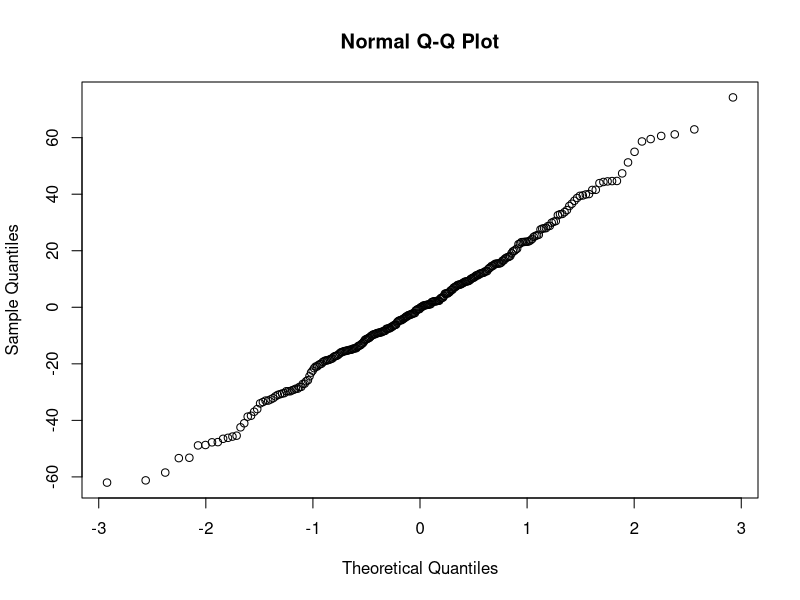
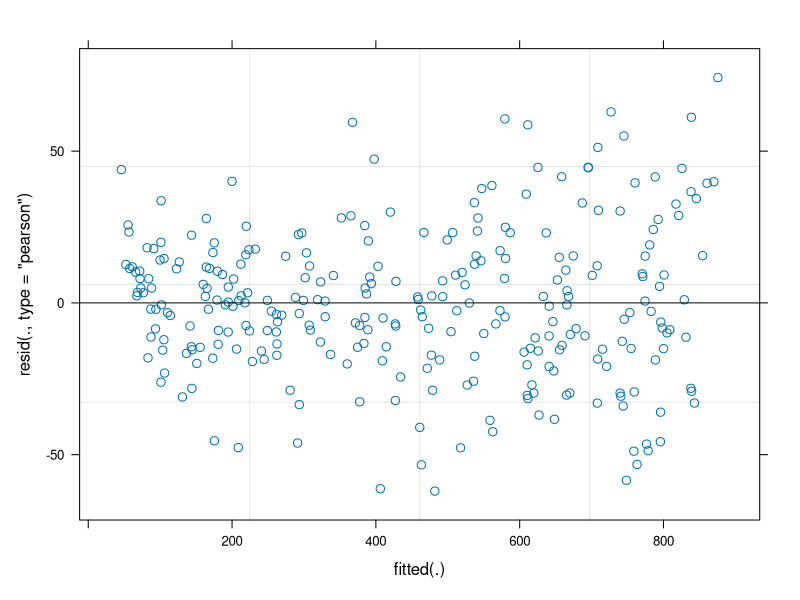

Reproduce these figures in R, in order.
## ---- chunk 1
knitr::opts_chunk$set(echo = TRUE)
## ---- chunk 2
library(lme4)
library(lmerTest)   #two new packages


library(emmeans)  
library(multcomp)
library(multcompView)
library(ggplot2) 
library(tidyr)
library(dplyr)
library(readr)
library(readxl)
library(RColorBrewer)
library(viridis)
## ---- chunk 3
rice_growth <- read_csv("../data/rice_growth_data.csv")
head(rice_growth)
## ---- chunk 4
rice_growth <- rice_growth %>% 
  mutate(age.f = factor(age_weeks)) %>% 
  mutate(flat.f = factor(flat)) 
## ---- chunk 5
model_rice <- lmer(Height_mm ~ age.f * genotype + (1|flat.f) + (1|pot), data = rice_growth)
## ---- chunk 6

## ---- chunk 7
rice_growth %>% 
  group_by(genotype, age.f) %>% 
  summarise(mean = mean(Height_mm),
            var = var(Height_mm),
            sd = sd(Height_mm),
            n = n()) 
## ---- chunk 8
qqnorm(resid(model_rice))
## ---- chunk 9
plot(model_rice)
## ---- chunk 10
anova(model_rice)
## ---- chunk 11
estimate_rice <- emmeans(model_rice, pairwise ~ genotype | age.f)
estimate_rice$contrast
## ---- chunk 12
cld(estimate_rice$emmeans, Letters = letters)
## ---- chunk 13
mint_data <- read_csv("../data/Mint.csv")
head(mint_data)
tail(mint_data)
## ---- chunk 14
mint_data <- mint_data %>% 
  mutate(Pot.ID = paste(Pot, Trtmt))

head(mint_data)
## ---- chunk 15

## ---- chunk 16

## ---- chunk 17

## ---- chunk 18
